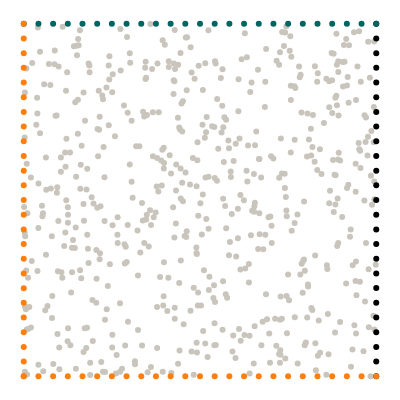

The notebook cell saved with this chart:
### Markdown cell above
## Geometry

We want to model a quarter of a plate with an elliptical hole. The domain itself is represented by collocation points, the boundaries are represented by uniformly sampled points along the perimeter.

### Code cell
import torch
from torch.optim.lr_scheduler import StepLR
import numpy as np
from scipy.stats import qmc
from plotly.express.colors import sequential
import plotly.graph_objects as go
import plotly.figure_factory as ff
from tqdm import tqdm
#import wandb
import matplotlib.pyplot as plt

torch.set_default_dtype(torch.float64)
from global_constants import   MU, LBD

# Applied strain at right boundary
EPS0 = 0.1
RATIO = 0.75

# Applied body force field
B0 = 0.0


L = 1
# Number of collocation points
N = 25
#compression and stretch of the square , between  >0 and <1/2, 1/4 -> square
alpha = 1/4 * np.pi
#rotation of the rhombus -> +-1/4 = sqaure 
beta = -1/4 * np.pi

# Epochs
epochs = 700
# Batch size
batch_size = 64
# Leanring rate
lr = 0.01 #normally 0.001
# Scheduler step width
scheduler_step = 150 #normally 2000
# Gamma factor of scheduler
scheduler_gamma = 0.7

# Number of hidden neurons
hn = 50

# Weight of PDE loss
W_PDE = 0.001
# Weight of Neumann loss
W_NEU = 0.05
# Weight of data losses
W_STRESS = 0.0
W_DISP = 0.0

#error in rotation function
# def rotation(angle, list):
#     t = list[:,1]/torch.absolute(list[:,1])*torch.arccos(((list[:,0]*1)+(list[:,1]*0))/(torch.sqrt((list[:,0]**2+list[:,1]**2)*(1+0))))
#     x_rot = torch.sqrt(list[:,0]**+2 + list[:,1]**2) * torch.cos(t+angle)
#     y_rot =torch.sqrt(list[:,0]**+2 + list[:,1]**2) * torch.sin(t+angle)
#     return torch.column_stack([x_rot,y_rot])


def point_rotation(theta, p):
    # Use the x and y rotation formulas to rotate around the origin    
    p_rot_x = (p[:,0]*np.cos(theta)-p[:,1]*np.sin(theta))
    p_rot_y = (p[:,0]*np.sin(theta)+ p[:,1]*np.cos(theta))
    return np.column_stack([p_rot_x, p_rot_y])

def torch_point_rotation(theta, p):
    # Use the x and y rotation formulas to rotate around the origin    
    p_rot_x = (p[:,0]*torch.cos(theta)-p[:,1]*torch.sin(theta))
    p_rot_y = (p[:,0]*torch.sin(theta)+ p[:,1]*torch.cos(theta))
    return torch.column_stack([p_rot_x, p_rot_y])


c, s = np.cos(beta +1/4 * np.pi), np.sin(beta +1/4 * np.pi)
Rot_matrix = torch.tensor(np.array(((c, -s), (s, c))))



#rak = rotation(beta, ((5,5),(4,4)))


# Create collocation points
points = 2*L * qmc.LatinHypercube(d=2).random(4*N**2)
mask_right_top = np.tan(alpha)*(-points[:, 0]+(1/np.tan(alpha)*3*L*np.sin(alpha))) >= points[:,1]
mask_left_top = np.tan(alpha)*(points[mask_right_top][:, 0]+(1/np.tan(alpha)*L*np.sin(alpha))) >= points[mask_right_top][:, 1]
mask_right_bottom = np.tan(alpha)*(points[mask_right_top][mask_left_top][:, 0] - (1/np.tan(alpha)*L*np.sin(alpha))) <= points[mask_right_top][mask_left_top][:,1]
mask_left_bottom = np.tan(alpha)*(-points[mask_right_top][mask_left_top][mask_right_bottom][:, 0] + (1/np.tan(alpha)*L*np.sin(alpha))) <= points[mask_right_top][mask_left_top][mask_right_bottom][:,1]
collocation = torch.tensor(point_rotation(beta, points[mask_right_top][mask_left_top][mask_right_bottom][mask_left_bottom]), requires_grad=True).double()

# Boundary points
left_x_top = torch.linspace(0, L*np.cos(alpha), N, requires_grad=True).double()
left_y_top = torch.linspace(L*np.sin(alpha), 2*L*np.sin(alpha), N, requires_grad=True).double()
left_top = torch.column_stack([left_x_top, left_y_top]).double()
left_top = torch_point_rotation(torch.tensor(beta), left_top)


left_x_bottom = torch.linspace(0, L*np.cos(alpha), N).double()
left_y_bottom = torch.linspace(L*np.sin(alpha), 0, N, requires_grad=True).double()
left_bottom = torch.column_stack([left_x_bottom, left_y_bottom]).double()
left_bottom = torch_point_rotation(torch.tensor(beta), left_bottom)

right_x_top = torch.linspace(L*np.cos(alpha), 2*L*np.cos(alpha), N, requires_grad=True).double()
right_y_top = torch.linspace(2*L*np.sin(alpha), L*np.sin(alpha), N, requires_grad=True).double()
right_top = torch.column_stack([right_x_top, right_y_top]).double()
right_top = torch_point_rotation(torch.tensor(beta), right_top)

right_x_bottom = torch.linspace(L*np.cos(alpha), 2*L*np.cos(alpha), N, requires_grad=True).double()
right_y_bottom = torch.linspace(0, L*np.sin(alpha), N, requires_grad=True).double()
right_bottom = torch.column_stack([right_x_bottom, right_y_bottom]).double()
right_bottom = torch_point_rotation(torch.tensor(beta), right_bottom)


# Visualize geometry
with torch.no_grad():
    mode = "markers"
    gray = dict(color="#C9C5BC")
    green = dict(color="#006561")
    black = dict(color="black")
    orange = dict(color="#ff7f0e")
    fig = go.Figure()
    fig.add_trace(go.Scatter(x=collocation[:, 0], y=collocation[:, 1], mode=mode, marker=gray))
    fig.add_trace(go.Scatter(x=right_top[:, 0], y=right_top[:, 1], mode=mode, marker=black))
    fig.add_trace(go.Scatter(x=right_bottom[:, 0], y=right_bottom[:, 1], mode=mode, marker=orange))
    fig.add_trace(go.Scatter(x=left_top[:, 0], y=left_top[:, 1], mode=mode, marker=green))
    fig.add_trace(go.Scatter(x=left_bottom[:, 0], y=left_bottom[:, 1], mode=mode, marker=orange))
    fig.layout.yaxis.scaleanchor = "x"
    fig.update_layout(
        template="none",
        width=400,
        height=400,
        margin=dict(l=0, r=0, b=0, t=0),
        showlegend=False,
    )
    fig.update_xaxes(visible=False)
    fig.update_yaxes(visible=False)
    fig.show()

### Figure 1 — Plotly figure (JSON) as saved in the notebook; plotly's stock layout.template omitted (floating-point values rounded to 4 significant figures; data arrays with more than 128 entries replaced by an {"elided": "..."} marker saying what was removed)
{"data": [{"marker": {"color": "#C9C5BC"}, "mode": "markers", "type": "scatter", "x": {"elided": "600 float values"}, "y": {"elided": "600 float values"}}, {"marker": {"color": "black"}, "mode": "markers", "type": "scatter", "x": [1.5, 1.5, 1.5, 1.5, 1.5, 1.5, 1.5, 1.5, 1.5, 1.5, 1.5, 1.5, 1.5, 1.5, 1.5, 1.5, 1.5, 1.5, 1.5, 1.5, 1.5, 1.5, 1.5, 1.5, 1.5], "y": [0.5, 0.4583, 0.4167, 0.375, 0.3333, 0.2917, 0.25, 0.2083, 0.1667, 0.125, 0.08333, 0.04167, 1.11e-16, -0.04167, -0.08333, -0.125, -0.1667, -0.2083, -0.25, -0.2917, -0.3333, -0.375, -0.4167, -0.4583, -0.5]}, {"marker": {"color": "#ff7f0e"}, "mode": "markers", "type": "scatter", "x": [0.5, 0.5417, 0.5833, 0.625, 0.6667, 0.7083, 0.75, 0.7917, 0.8333, 0.875, 0.9167, 0.9583, 1, 1.042, 1.083, 1.125, 1.167, 1.208, 1.25, 1.292, 1.333, 1.375, 1.417, 1.458, 1.5], "y": [-0.5, -0.5, -0.5, -0.5, -0.5, -0.5, -0.5, -0.5, -0.5, -0.5, -0.5, -0.5, -0.5, -0.5, -0.5, -0.5, -0.5, -0.5, -0.5, -0.5, -0.5, -0.5, -0.5, -0.5, -0.5]}, {"marker": {"color": "#006561"}, "mode": "markers", "type": "scatter", "x": [0.5, 0.5417, 0.5833, 0.625, 0.6667, 0.7083, 0.75, 0.7917, 0.8333, 0.875, 0.9167, 0.9583, 1, 1.042, 1.083, 1.125, 1.167, 1.208, 1.25, 1.292, 1.333, 1.375, 1.417, 1.458, 1.5], "y": [0.5, 0.5, 0.5, 0.5, 0.5, 0.5, 0.5, 0.5, 0.5, 0.5, 0.5, 0.5, 0.5, 0.5, 0.5, 0.5, 0.5, 0.5, 0.5, 0.5, 0.5, 0.5, 0.5, 0.5, 0.5]}, {"marker": {"color": "#ff7f0e"}, "mode": "markers", "type": "scatter", "x": [0.5, 0.5, 0.5, 0.5, 0.5, 0.5, 0.5, 0.5, 0.5, 0.5, 0.5, 0.5, 0.5, 0.5, 0.5, 0.5, 0.5, 0.5, 0.5, 0.5, 0.5, 0.5, 0.5, 0.5, 0.5], "y": [0.5, 0.4583, 0.4167, 0.375, 0.3333, 0.2917, 0.25, 0.2083, 0.1667, 0.125, 0.08333, 0.04167, 5.551e-17, -0.04167, -0.08333, -0.125, -0.1667, -0.2083, -0.25, -0.2917, -0.3333, -0.375, -0.4167, -0.4583, -0.5]}], "layout": {"height": 400, "margin": {"b": 0, "l": 0, "r": 0, "t": 0}, "showlegend": false, "width": 400, "xaxis": {"visible": false}, "yaxis": {"scaleanchor": "x", "visible": false}}}
